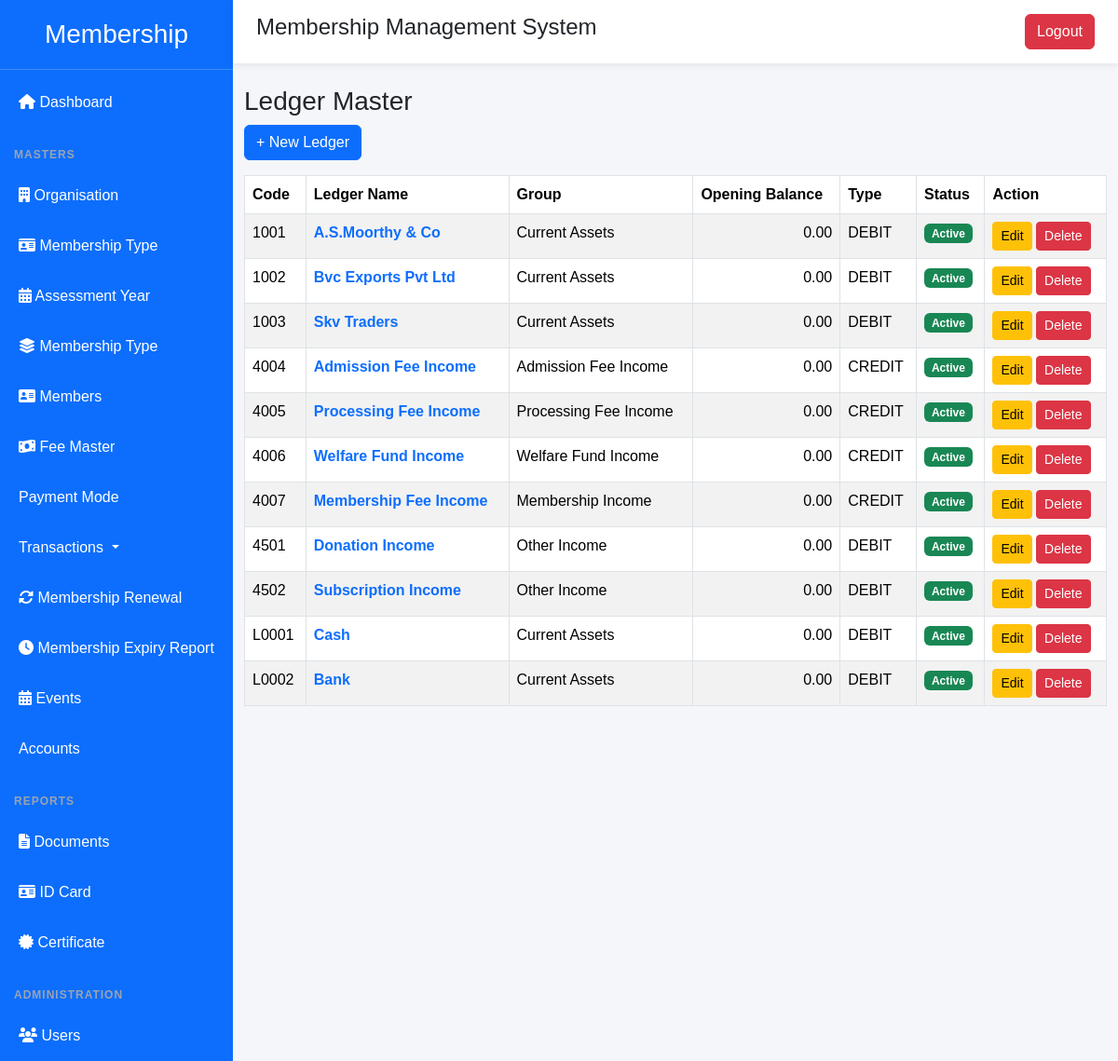
The app's page /ledger/ (signed in) with its own data.
### membership/models.py (models this page shows, shortened)
class Ledger(models.Model):
    OPENING_TYPE = (
        ("DEBIT", "Debit"),
        ("CREDIT", "Credit"),
    )
    ledger_code = models.CharField(
        max_length=20,
        unique=True
    )
    ledger_name = models.CharField(
        max_length=100,
        unique=True
    )
    group = models.ForeignKey(
        AccountGroup,
        on_delete=models.PROTECT,
        related_name="ledgers"
    )
    opening_balance = models.DecimalField(
        max_digits=12,
        decimal_places=2,
        default=0
    )
    opening_type = models.CharField(
        max_length=10,
        choices=OPENING_TYPE,
        default="DEBIT"
    )
    remarks = models.TextField(
        blank=True
    )
    is_system = models.BooleanField(
        default=False
    )
    is_active = models.BooleanField(
        default=True
    )
    created_at = models.DateTimeField(
        auto_now_add=True
    )
    updated_at = models.DateTimeField(
        auto_now=True
    )
    class Meta:
        ordering = ["ledger_code"]

class AccountGroup(models.Model):
    GROUP_TYPES = (
        ("ASSET", "Asset"),
        ("LIABILITY", "Liability"),
        ("DIRECT_INCOME", "Direct Income"),
        ("INDIRECT_INCOME", "Indirect Income"),
        ("DIRECT_EXPENSE", "Direct Expense"),
        ("INDIRECT_EXPENSE", "Indirect Expense"),
    )
    name = models.CharField(
        max_length=100,
        unique=True
    )
    parent = models.ForeignKey(
        "self",
        on_delete=models.PROTECT,
        null=True,
        blank=True,
        related_name="children"
    )
    nature = models.CharField(
        max_length=20,
        choices=GROUP_TYPES
    )
    display_order = models.PositiveIntegerField(
        default=0
    )
    is_system = models.BooleanField(
        default=False
    )
    is_active = models.BooleanField(
        default=True
    )
    created_at = models.DateTimeField(
        auto_now_add=True
    )
    updated_at = models.DateTimeField(
        auto_now=True
    )
    code_prefix = models.PositiveIntegerField(
    unique=True,
    null=True,
    blank=True
)
    class Meta:
        ordering = ["display_order", "name"]
        verbose_name = "Account Group"
        verbose_name_plural = "Account Groups"

### membership/views.py (the view)
@login_required(login_url="login")
def ledger_list(request):
    ledgers = Ledger.objects.select_related(
        "group"
    ).all()
    return render(
        request,
        "membership/account/ledger_list.html",
        {
            "ledgers": ledgers
        }
    )

### membership/templates/membership/account/ledger_list.html (shortened to what this page needs)
{% extends "membership/base.html" %}
{% block content %}
<h3>Ledger Master</h3>
<a href="{% url 'ledger_create' %}"
   class="btn btn-primary mb-3">
    + New Ledger
</a>
<table class="table table-bordered table-striped">
<thead>
<tr>
<th>Code</th>
<th>Ledger Name</th>
<th>Group</th>
<th>Opening Balance</th>
<th>Type</th>
<th>Status</th>
<th>Action</th>
</tr>
</thead>
<tbody>
{% for l in ledgers %}
<tr>
<td>
{{ l.ledger_code }}
</td>
<td>
  <a href="{% url 'ledger_book' l.id %}"
       class="text-decoration-none fw-bold">
        {{ l.ledger_name }}
    </a>
</td>
<td>
{{ l.group.name }}
</td>
<td class="text-end">
{{ l.opening_balance }}
</td>
<td>
{{ l.opening_type }}
</td>
<td>
{% if l.is_active %}
<span class="badge bg-success">
Active
</span>
{% else %}
<span class="badge bg-secondary">
Inactive
</span>
{% endif %}
</td>
<td>
<a href="{% url 'ledger_edit' l.id %}"
   class="btn btn-sm btn-warning">
Edit
</a>
<a href="{% url 'ledger_delete' l.id %}"
   class="btn btn-sm btn-danger"
   onclick="return confirm('Delete this ledger?')">
Delete
</a>
</td>
</tr>
{% endfor %}
</tbody>
</table>
{% endblock %}

### membership/static/membership/css/style.css (style rules this page uses)
body { margin:0; font-family:Arial, Helvetica, sans-serif; background:#f4f6f9; }

### records on screen
Ledger: ledger_code "1001", ledger_name "A.S.Moorthy & Co", group.name "Current Assets", opening_balance "0.00", opening_type "DEBIT", is_active "Active"
Ledger: ledger_code "1002", ledger_name "Bvc Exports Pvt Ltd", group.name "Current Assets", opening_balance "0.00", opening_type "DEBIT", is_active "Active"
Ledger: ledger_code "1003", ledger_name "Skv Traders", group.name "Current Assets", opening_balance "0.00", opening_type "DEBIT", is_active "Active"
Ledger: ledger_code "4004", ledger_name "Admission Fee Income", group.name "Admission Fee Income", opening_balance "0.00", opening_type "CREDIT", is_active "Active"
Ledger: ledger_code "4005", ledger_name "Processing Fee Income", group.name "Processing Fee Income", opening_balance "0.00", opening_type "CREDIT", is_active "Active"
Ledger: ledger_code "4006", ledger_name "Welfare Fund Income", group.name "Welfare Fund Income", opening_balance "0.00", opening_type "CREDIT", is_active "Active"
Ledger: ledger_code "4007", ledger_name "Membership Fee Income", group.name "Membership Income", opening_balance "0.00", opening_type "CREDIT", is_active "Active"
Ledger: ledger_code "4501", ledger_name "Donation Income", group.name "Other Income", opening_balance "0.00", opening_type "DEBIT", is_active "Active"
Ledger: ledger_code "4502", ledger_name "Subscription Income", group.name "Other Income", opening_balance "0.00", opening_type "DEBIT", is_active "Active"
Ledger: ledger_code "L0001", ledger_name "Cash", group.name "Current Assets", opening_balance "0.00", opening_type "DEBIT", is_active "Active"
Ledger: ledger_code "L0002", ledger_name "Bank", group.name "Current Assets", opening_balance "0.00", opening_type "DEBIT", is_active "Active"
